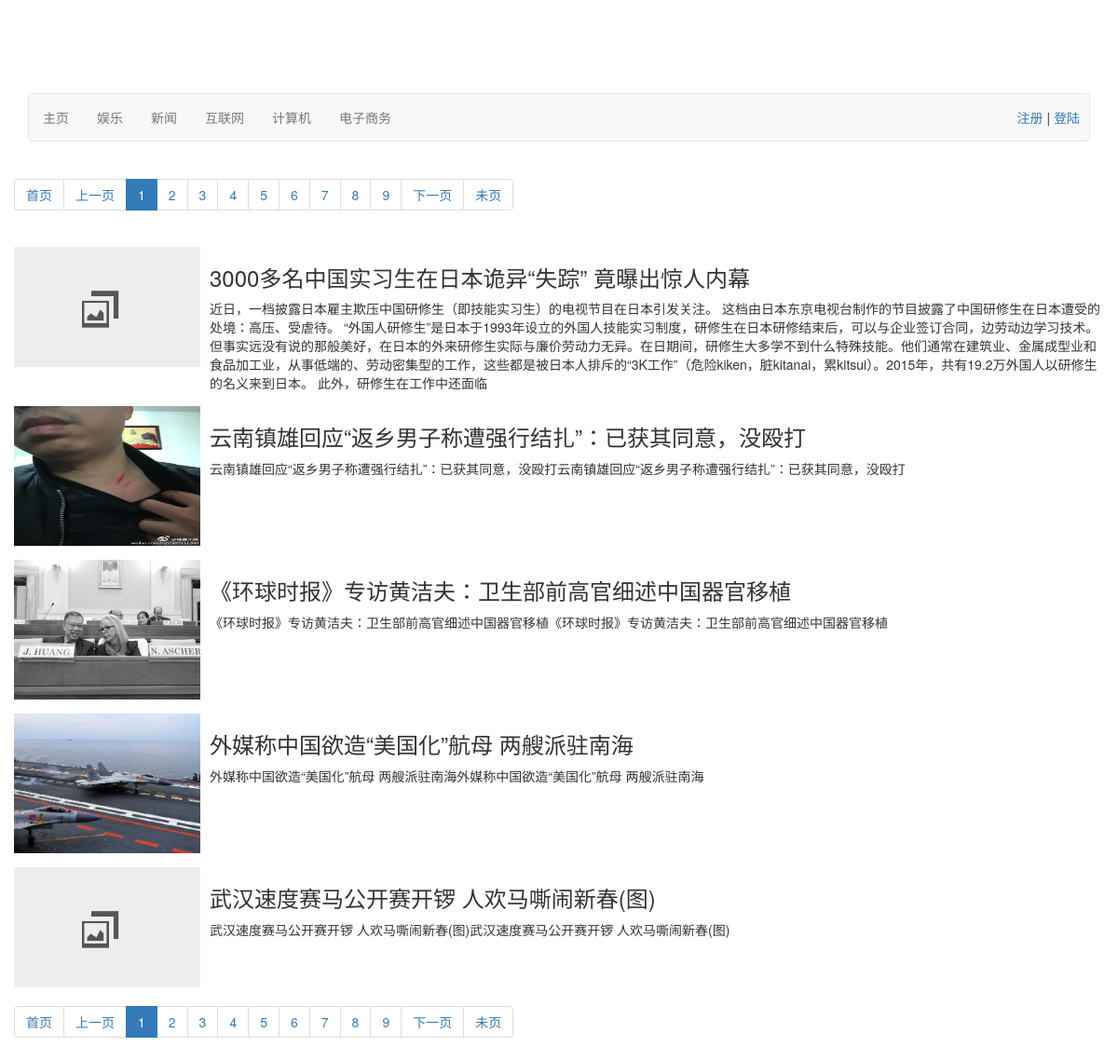
Before: / with the older database file.
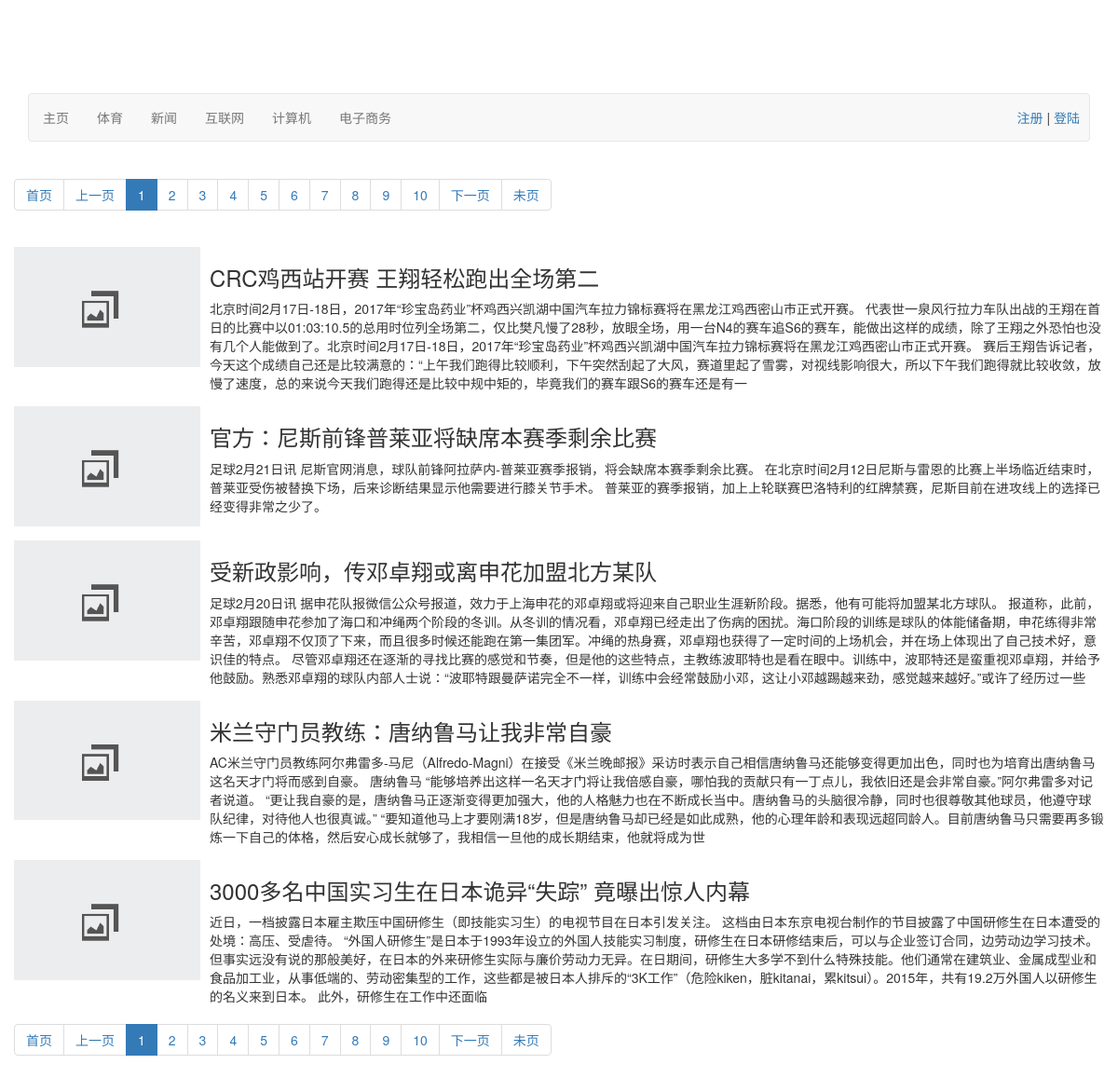
After: the same page with the newer database file.
### tables this page shows
CREATE TABLE `category` (
  `cat_id` int(10) unsigned NOT NULL AUTO_INCREMENT,
  `cat_name` varchar(300) NOT NULL,
  `pid` int(10) unsigned NOT NULL DEFAULT '0',
  PRIMARY KEY (`cat_id`)
);

CREATE TABLE `message` (
  `message_id` int(10) unsigned NOT NULL AUTO_INCREMENT,
  `title` varchar(200) NOT NULL DEFAULT '',
  `content` text NOT NULL,
  `addtime` int(11) NOT NULL,
  `img` varchar(200) NOT NULL,
  `cat_id` int(11) NOT NULL,
  PRIMARY KEY (`message_id`)
);

### lib/Mysql.class.php (called while the page is built, shortened)
<?php
	class Mysql {
		private $dbHost;
		private $dbUser;
		private $dbPwd;
		private $dbName;
		public function __construct($h,$u,$p,$db) {
			$this->dbHost = $h;
			$this->dbUser = $u;
			$this->dbPwd = $p;
			$this->dbName = $db;
		}
		public function connect() {
			return mysql_connect($this->dbHost,$this->dbUser,$this->dbPwd,$this->dbName);
		}
		public function query($sql) {
			return mysql_query($sql);
		}
		public function getAll($sql) {
			$res = $this->query($sql);
			$list = array();
			while ($row = mysql_fetch_assoc($res)) {
				$list[] = $row;
			}
			return $list;
		}
		public function getCol($sql) {
			$res = $this->query($sql);
			$row = mysql_fetch_row($res);
			return $row[0];
		}
	}
	$mysql = new Mysql('localhost','root','root','php');
 ?>

### model/CatModel.class.php (called while the page is built, shortened)
<?php
	class CatModel {
		private $db;
		private $tbName = "category";
		public function __construct(&$dbObj) {
			$this->db = $dbObj;
		}
		public function getCatList() {
			return $this->db->getAll("select * from " . $this->tbName . " order by cat_id desc");
		}
	}
 ?>

### model/MsgModel.class.php (called while the page is built, shortened)
<?php
	class MsgModel {
		private $db;
		public function __construct($dbObj) {
			$this->db = $dbObj;
		}
		public function getMsgList($p,$pagesize) {
			$sql = "SELECT m.*,c.`cat_name`,c.`pid` FROM message AS m LEFT JOIN category AS c ON m.cat_id = c.cat_id ORDER BY m.message_id DESC limit " . ($p-1) * $pagesize . " , " . $pagesize;
			return $this->db->getAll($sql);
		}
	}
 ?>

### index.php (the view, shortened to what this page needs)
<!DOCTYPE html>
<html lang="en">
<head>
<link rel="stylesheet" href="https://cdn.bootcss.com/bootstrap/3.3.7/css/bootstrap.min.css">
</head>
<body>
	<?php
		require('./lib/Mysql.class.php');
		require('./model/MsgModel.class.php');
		require('./admin/lib.php');
		require("./model/CatModel.class.php");
		$catModel = new CatModel($mysql);
		$MsgModel = new MsgModel($mysql);
	 ?>
	<div class="container">
		<div class="row">
			<div class="col-md-12">
				<nav class="navbar navbar-default" role="navigation">
					<ul class="nav navbar-nav">
						<li class="dropdown">
							<a href="/">主页</a>
						</li>
						<?php
							$catList = $catModel->
						getCatList();
							if (!empty($catList)) {
								foreach ($catList as $v) {
									?>
						<li class="dropdown">
							<a href="./cat.php?id=<?php echo $v['cat_id']?>
								" class="dropdown-toggle" data-toggle="dropdown">
								<?php echo $v['cat_name'] ?></a>
						</li>
						<?php
								}
							}
						 ?></ul>
						 <div class="pull-right mt10">
						 	<?php
						 		if (!empty($_SESSION['username'])) {
						 			?>
						 			<a href="./user.php">欢迎您,<?php echo !empty($_SESSION['username']) ? $_SESSION['username'] : ''; ?></a> | <a href="./user.php?act=loginout">退出</a>
						 			<?php
						 		} else {
						 			?>
								 	<a href="./user.php">注册</a> | <a href="./user.php">登陆</a>
						 			<?php
						 		}
						 	 ?>
						 </div>
					</nav>
				</div>
		</div>
		<div class="row">
			<?php
				$total = $mysql->getCol("select count(*) as total from message");
				$pagesize = 5;
				$page = ceil($total / $pagesize);
				$p = isset($_GET['p']) ? intval($_GET['p']) : 1;
				$msgList = $MsgModel->getMsgList($p,$pagesize);
			?>
			<?php
				echo showpage($p,$page);
			 ?>
			<?php
				if (!empty($msgList)) {
					foreach ($msgList as $v) {
			?>
				<div class="media">
						<?php
							if (!empty($v["img"]) && file_exists("./upload/" . $v["img"])) {
						?>
							<a class="pull-left" href="detail.php?cid=<?php echo $v["cat_id"]?>&id=<?php echo $v["message_id"]?>"><img class="media-object" style="width:200px;height:150px;" src="upload/<?php echo $v['img']?>" alt=""></a>
						<?php
							} else {
						?>
							<a class="pull-left" href="detail.php?cid=<?php echo $v["cat_id"]?>&id=<?php echo $v["message_id"]?>"><img class="media-object" style="width:200px;" src="images/nopic.jpg" alt=""></a>
						<?php
							}
						 ?>
					<div class="media-body">
						<h3><?php echo $v['title'] ?></h3>
						<div class="cnt"><?php
						 echo mb_substr(strip_tags(htmlspecialchars_decode($v['content'])), 0,360,'utf-8')?></div>
					</div>
				</div>
			<?php
					}
				}
			 ?>
			<?php
				echo showpage($p,$page);
			 ?>
		</div>
	</div>
</body>
</html>

### admin/lib.php
<?php
	function showpage($p,$page) {
		$str = '<ul class="pagination">';
		$str .= '<li><a href="?p=1">首页</a></li>';
		if ($p == 1) {
			$str .= '<li><a href="javascript:;">上一页</a></li>';
		} else {
			$str .= '<li><a href="?p=' . ($p-1) . '">上一页</a></li>';
		}
		$active = '';
		for ($i = 1; $i <= $page; $i++) {
			if ($i == $p) {
				$active = 'active';
			} else {
				$active = '';
			}
			$str .= '<li class="' . $active . '"><a  href="?p=' . $i . '">' . $i . '</a></li>';
		}
		if ($p == $page) {
		$str .= '<li><a href="javascript:;">下一页</a></li>';
		} else {
		$str .= '<li><a href="?p=' . ($p+1) . '">下一页</a></li>';
		}
		$str .= '<li><a href="?p=' . $page . '">未页</a></li>';
		$str .= '</ul>';
		return $str;
	}
 ?>

### index.php (style rules this page uses)
body { padding:100px 0 0; }
.mt10 { margin-top:15px;margin-right:10px; }

Changed rows visible on the page:
removed category: cat_name "娱乐"
no longer on this page (row edited): message: img (picture), title "云南镇雄回应“返乡男子称遭强行结扎”：已获其同意，没殴打", content "云南镇雄回应“返乡男子称遭强行结扎”：已获其同意，没殴打云南镇雄回应“返乡男子称遭强行结扎”：已获其同意，没殴打"
no longer on this page (row edited): message: img (picture), title "《环球时报》专访黄洁夫：卫生部前高官细述中国器官移植", content "《环球时报》专访黄洁夫：卫生部前高官细述中国器官移植《环球时报》专访黄洁夫：卫生部前高官细述中国器官移植"
no longer on this page (row edited): message: img (picture), title "外媒称中国欲造“美国化”航母 两艘派驻南海", content "外媒称中国欲造“美国化”航母 两艘派驻南海外媒称中国欲造“美国化”航母 两艘派驻南海"
no longer on this page (row edited): message: title "武汉速度赛马公开赛开锣 人欢马嘶闹新春(图)", content "武汉速度赛马公开赛开锣 人欢马嘶闹新春(图)武汉速度赛马公开赛开锣 人欢马嘶闹新春(图)"
added category: cat_name "体育"
added message: title "CRC鸡西站开赛 王翔轻松跑出全场第二", content "北京时间2月17日-18日，2017年“珍宝岛药业”杯鸡西兴凯湖中国汽车拉力锦标赛将在黑龙江鸡西密山市正式开赛。 代表世一泉风行拉力车队出战的王翔在首日的比赛中以01:03:10.5的总用时位列全场第二，仅比樊凡慢了28秒，放眼全场，用一台N4的赛车追S6的赛车，能做出这样的成绩，除了王翔之外恐怕也没有几个人能做到了。北京时间2月17日-18日，2017年“珍宝岛药业”杯鸡西兴凯湖中国汽车拉力锦标赛将在黑龙江鸡西密山市正式开赛。 赛后王翔告诉记者，今天这个成绩自己还是比较满意的：“上午我们跑得比较顺利，下午突然刮起了大风，赛道里起了雪雾，对视线影响很大，所以下午我们跑得就比较收敛，放慢了速度，总的来说今天我们跑得还是比较中规中矩的，毕竟我们的赛车跟S6的赛车还是有一"
added message: title "官方：尼斯前锋普莱亚将缺席本赛季剩余比赛", content "足球2月21日讯 尼斯官网消息，球队前锋阿拉萨内-普莱亚赛季报销，将会缺席本赛季剩余比赛。 在北京时间2月12日尼斯与雷恩的比赛上半场临近结束时，普莱亚受伤被替换下场，后来诊断结果显示他需要进行膝关节手术。 普莱亚的赛季报销，加上上轮联赛巴洛特利的红牌禁赛，尼斯目前在进攻线上的选择已经变得非常之少了。"
added message: title "受新政影响，传邓卓翔或离申花加盟北方某队", content "足球2月20日讯 据申花队报微信公众号报道，效力于上海申花的邓卓翔或将迎来自己职业生涯新阶段。据悉，他有可能将加盟某北方球队。 报道称，此前，邓卓翔跟随申花参加了海口和冲绳两个阶段的冬训。从冬训的情况看，邓卓翔已经走出了伤病的困扰。海口阶段的训练是球队的体能储备期，申花练得非常辛苦，邓卓翔不仅顶了下来，而且很多时候还能跑在第一集团军。冲绳的热身赛，邓卓翔也获得了一定时间的上场机会，并在场上体现出了自己技术好，意识佳的特点。 尽管邓卓翔还在逐渐的寻找比赛的感觉和节奏，但是他的这些特点，主教练波耶特也是看在眼中。训练中，波耶特还是蛮重视邓卓翔，并给予他鼓励。熟悉邓卓翔的球队内部人士说：“波耶特跟曼萨诺完全不一样，训练中会经常鼓励小邓，这让小邓越踢越来劲，感觉越来越好。”或许了经历过一些"
added message: title "米兰守门员教练：唐纳鲁马让我非常自豪", content "AC米兰守门员教练阿尔弗雷多-马尼（Alfredo-Magni）在接受《米兰晚邮报》采访时表示自己相信唐纳鲁马还能够变得更加出色，同时也为培育出唐纳鲁马这名天才门将而感到自豪。 唐纳鲁马 “能够培养出这样一名天才门将让我倍感自豪，哪怕我的贡献只有一丁点儿，我依旧还是会非常自豪。”阿尔弗雷多对记者说道。 “更让我自豪的是，唐纳鲁马正逐渐变得更加强大，他的人格魅力也在不断成长当中。唐纳鲁马的头脑很冷静，同时也很尊敬其他球员，他遵守球队纪律，对待他人也很真诚。” “要知道他马上才要刚满18岁，但是唐纳鲁马却已经是如此成熟，他的心理年龄和表现远超同龄人。目前唐纳鲁马只需要再多锻炼一下自己的体格，然后安心成长就够了，我相信一旦他的成长期结束，他就将成为世"
Other visible differences:
new list line: "9"
new list line: "10"
